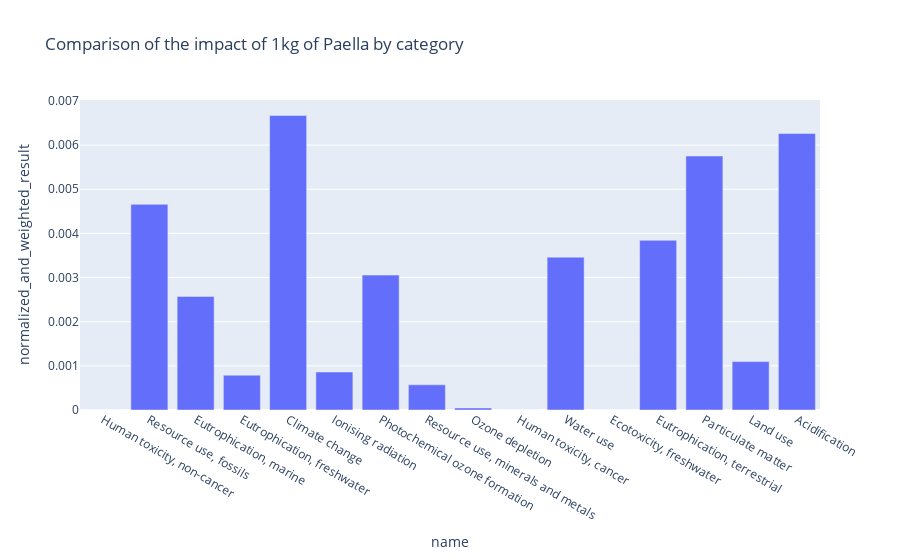
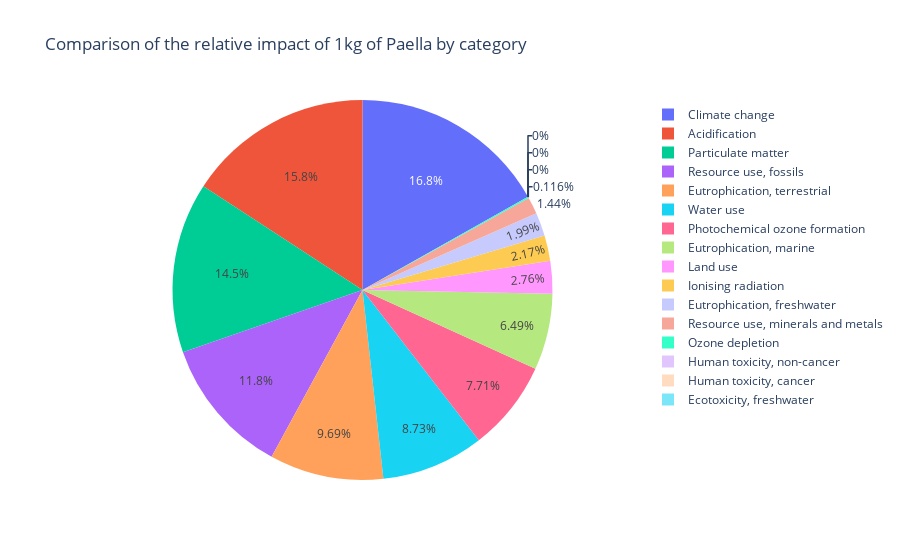
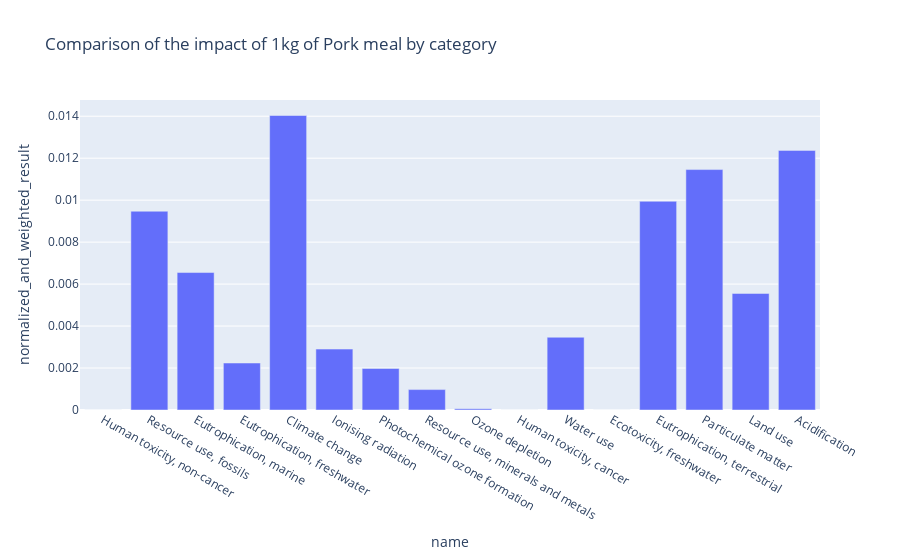
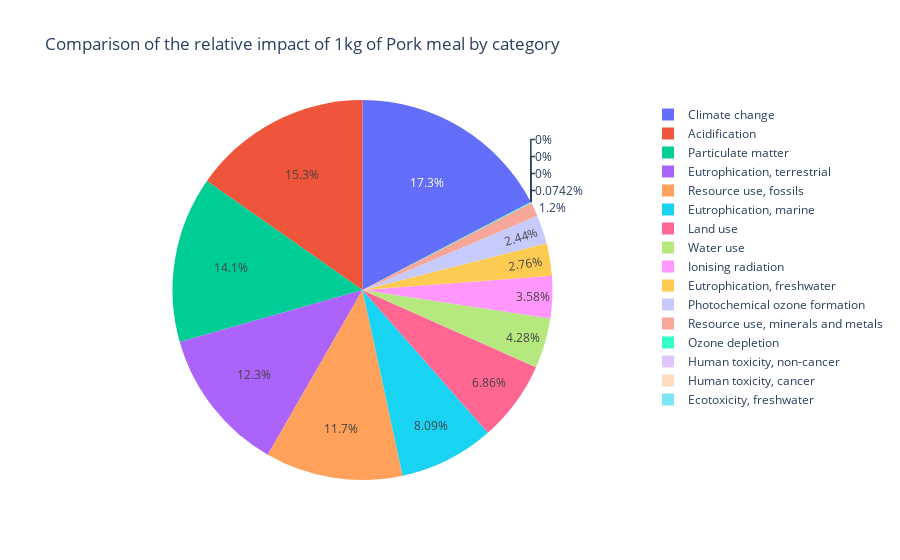

These figures' notebook cell, in order:
### Code cell
meals = list(set( score_comparison["meal"] ))

for m in meals:
    ex_meal = score_comparison.loc[score_comparison['meal'] == m ]

    fig = px.bar(ex_meal, x=ex_meal.name, y = ex_meal.normalized_and_weighted_result, title = 'Comparison of the impact of 1kg of ' + m +' by category'  )
    fig.show()

    fig2 = px.pie(ex_meal, values='normalized_and_weighted_result', names = 'name', title = 'Comparison of the relative impact of 1kg of '+ m +' by category')
    fig2.show()

### Figure 1 — Plotly figure (JSON) as saved in the notebook; plotly's stock layout.template omitted (floating-point values rounded to 4 significant figures)
{"data": [{"alignmentgroup": "True", "hovertemplate": "name=%{x}<br>normalized_and_weighted_result=%{y}<extra></extra>", "legendgroup": "", "marker": {"color": "#636efa"}, "name": "", "offsetgroup": "", "orientation": "v", "showlegend": false, "textposition": "auto", "type": "bar", "x": ["Human toxicity, non-cancer", "Resource use, fossils", "Eutrophication, marine", "Eutrophication, freshwater", "Climate change", "Ionising radiation", "Photochemical ozone formation", "Resource use, minerals and metals", "Ozone depletion", "Human toxicity, cancer", "Water use", "Ecotoxicity, freshwater", "Eutrophication, terrestrial", "Particulate matter", "Land use", "Acidification"], "xaxis": "x", "y": [0, 0.004658, 0.002573, 0.0007894, 0.00667, 0.0008608, 0.003055, 0.0005705, 4.595e-05, 0, 0.003462, 0, 0.003842, 0.005752, 0.001096, 0.006263], "yaxis": "y"}], "layout": {"barmode": "relative", "legend": {"tracegroupgap": 0}, "title": {"text": "Comparison of the impact of 1kg of Paella by category"}, "xaxis": {"anchor": "y", "domain": [0, 1], "title": {"text": "name"}}, "yaxis": {"anchor": "x", "domain": [0, 1], "title": {"text": "normalized_and_weighted_result"}}}}

### Figure 2 — Plotly figure (JSON) as saved in the notebook; plotly's stock layout.template omitted (floating-point values rounded to 4 significant figures)
{"data": [{"domain": {"x": [0, 1], "y": [0, 1]}, "hovertemplate": "name=%{label}<br>normalized_and_weighted_result=%{value}<extra></extra>", "labels": ["Human toxicity, non-cancer", "Resource use, fossils", "Eutrophication, marine", "Eutrophication, freshwater", "Climate change", "Ionising radiation", "Photochemical ozone formation", "Resource use, minerals and metals", "Ozone depletion", "Human toxicity, cancer", "Water use", "Ecotoxicity, freshwater", "Eutrophication, terrestrial", "Particulate matter", "Land use", "Acidification"], "legendgroup": "", "name": "", "showlegend": true, "type": "pie", "values": [0, 0.004658, 0.002573, 0.0007894, 0.00667, 0.0008608, 0.003055, 0.0005705, 4.595e-05, 0, 0.003462, 0, 0.003842, 0.005752, 0.001096, 0.006263]}], "layout": {"legend": {"tracegroupgap": 0}, "title": {"text": "Comparison of the relative impact of 1kg of Paella by category"}}}

### Figure 3 — Plotly figure (JSON) as saved in the notebook; plotly's stock layout.template omitted (floating-point values rounded to 4 significant figures)
{"data": [{"alignmentgroup": "True", "hovertemplate": "name=%{x}<br>normalized_and_weighted_result=%{y}<extra></extra>", "legendgroup": "", "marker": {"color": "#636efa"}, "name": "", "offsetgroup": "", "orientation": "v", "showlegend": false, "textposition": "auto", "type": "bar", "x": ["Human toxicity, non-cancer", "Resource use, fossils", "Eutrophication, marine", "Eutrophication, freshwater", "Climate change", "Ionising radiation", "Photochemical ozone formation", "Resource use, minerals and metals", "Ozone depletion", "Human toxicity, cancer", "Water use", "Ecotoxicity, freshwater", "Eutrophication, terrestrial", "Particulate matter", "Land use", "Acidification"], "xaxis": "x", "y": [0, 0.009473, 0.006551, 0.00224, 0.01403, 0.002903, 0.001978, 0.0009725, 6.011e-05, 0, 0.003467, 0, 0.009946, 0.01146, 0.005555, 0.01237], "yaxis": "y"}], "layout": {"barmode": "relative", "legend": {"tracegroupgap": 0}, "title": {"text": "Comparison of the impact of 1kg of Pork meal by category"}, "xaxis": {"anchor": "y", "domain": [0, 1], "title": {"text": "name"}}, "yaxis": {"anchor": "x", "domain": [0, 1], "title": {"text": "normalized_and_weighted_result"}}}}

### Figure 4 — Plotly figure (JSON) as saved in the notebook; plotly's stock layout.template omitted (floating-point values rounded to 4 significant figures)
{"data": [{"domain": {"x": [0, 1], "y": [0, 1]}, "hovertemplate": "name=%{label}<br>normalized_and_weighted_result=%{value}<extra></extra>", "labels": ["Human toxicity, non-cancer", "Resource use, fossils", "Eutrophication, marine", "Eutrophication, freshwater", "Climate change", "Ionising radiation", "Photochemical ozone formation", "Resource use, minerals and metals", "Ozone depletion", "Human toxicity, cancer", "Water use", "Ecotoxicity, freshwater", "Eutrophication, terrestrial", "Particulate matter", "Land use", "Acidification"], "legendgroup": "", "name": "", "showlegend": true, "type": "pie", "values": [0, 0.009473, 0.006551, 0.00224, 0.01403, 0.002903, 0.001978, 0.0009725, 6.011e-05, 0, 0.003467, 0, 0.009946, 0.01146, 0.005555, 0.01237]}], "layout": {"legend": {"tracegroupgap": 0}, "title": {"text": "Comparison of the relative impact of 1kg of Pork meal by category"}}}
